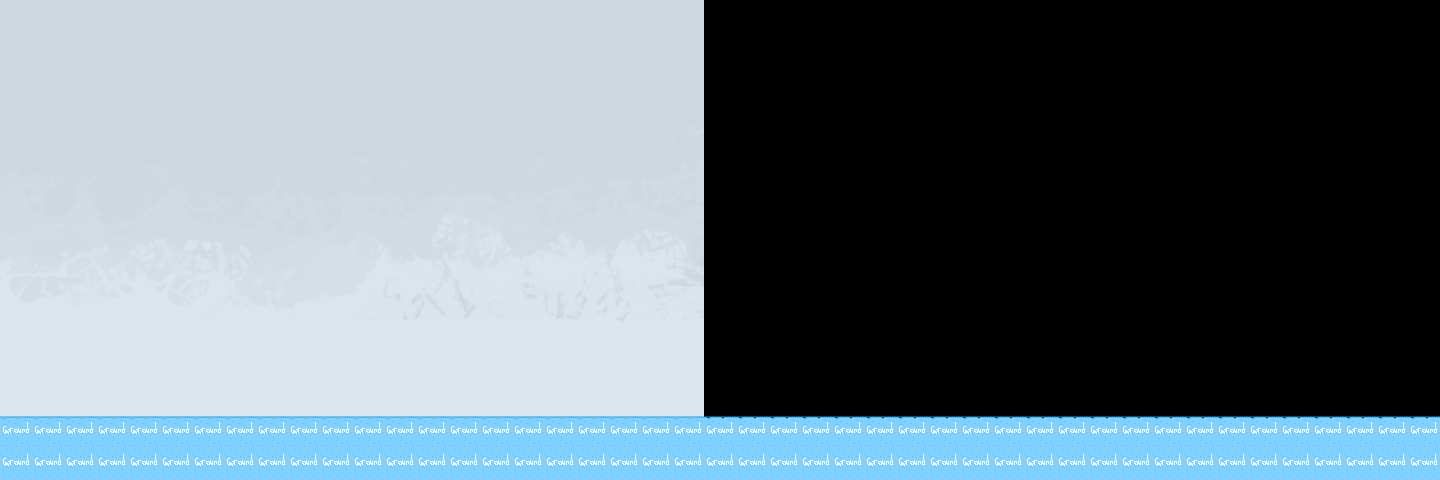

This game map was drawn from its Tiled (.tmx) file and the tilesets committed beside it. A one-line description and the trimmed map source follow:
An orthogonal 45x15 tile map with 32x32 px tiles, 2 tile layers (bg, collision), 2 tilesets, 1 image layer and 7 objects (6x EndStillEntity, mainplayer).

<map version="1.0" orientation="orthogonal" renderorder="right-down" width="45" height="15" tilewidth="32" tileheight="32">
 <tileset firstgid="1" name="winter-tiles" tilewidth="32" tileheight="32">
  <image source="map/winter-tiles.png" width="64" height="32" />
 </tileset>
 <tileset firstgid="3" name="collision-tiles" tilewidth="32" tileheight="32">
  <image source="map/collision-tiles.png" width="128" height="64" />
  <tile id="1">
   <properties>
    <property name="type" value="solid" />
   </properties>
  </tile>
 </tileset>
 <imagelayer name="bgrd">
  <image source="map/winter-bg.png" />
  <properties>
   <property name="ratio" value=".00000001" />
  </properties>
 </imagelayer>
 <layer name="bg" width="45" height="15">
  <data>[675 cells, 90 non-empty, 2 distinct tile ids]</data>
 </layer>
 <layer name="collision" width="45" height="15" opacity="0.5">
  <data>[675 cells, 90 non-empty, 1 distinct tile ids]</data>
 </layer>
 <objectgroup name="ppl">
  <object name="EndStillEntity" x="672" y="355" width="33" height="64">
   <properties>
    <property name="image" value="medbad" />
    <property name="spriteheight" value="64" />
    <property name="spritewidth" value="64" />
   </properties>
  </object>
  <object name="EndStillEntity" x="224" y="355" width="33" height="64">
   <properties>
    <property name="image" value="smallbad" />
    <property name="spriteheight" value="64" />
    <property name="spritewidth" value="64" />
   </properties>
  </object>
  <object name="EndStillEntity" x="1088" y="355" width="33" height="64">
   <properties>
    <property name="image" value="bigbad" />
    <property name="spriteheight" value="64" />
    <property name="spritewidth" value="64" />
   </properties>
  </object>
  <object name="EndStillEntity" x="896" y="355" width="33" height="64">
   <properties>
    <property name="image" value="medyou" />
    <property name="spriteheight" value="64" />
    <property name="spritewidth" value="64" />
   </properties>
  </object>
  <object name="EndStillEntity" x="1312" y="355" width="33" height="64">
   <properties>
    <property name="image" value="bigyou" />
    <property name="spriteheight" value="64" />
    <property name="spritewidth" value="64" />
   </properties>
  </object>
  <object name="EndStillEntity" x="448" y="355" width="33" height="64">
   <properties>
    <property name="image" value="smallyou" />
    <property name="spriteheight" value="64" />
    <property name="spritewidth" value="64" />
   </properties>
  </object>
  <object name="mainplayer" x="15" y="364" width="24" height="58">
   <properties>
    <property name="image" value="you-as-npc-walk" />
    <property name="spriteheight" value="64" />
    <property name="spritewidth" value="64" />
   </properties>
  </object>
 </objectgroup>
</map>